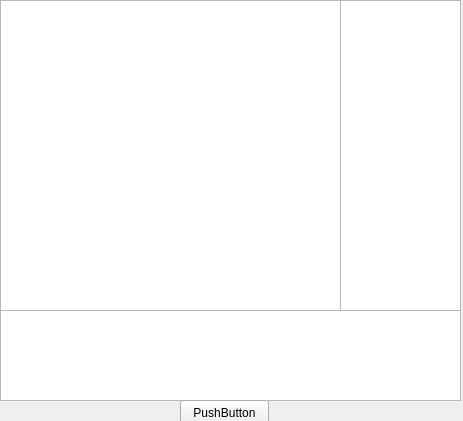
<?xml version="1.0" encoding="UTF-8"?>
<ui version="4.0">
 <class>Form</class>
 <widget class="QWidget" name="Form">
  <property name="geometry">
   <rect>
    <x>0</x>
    <y>0</y>
    <width>463</width>
    <height>421</height>
   </rect>
  </property>
  <property name="windowTitle">
   <string>Form</string>
  </property>
  <widget class="QTextEdit" name="textEdit">
   <property name="geometry">
    <rect>
     <x>340</x>
     <y>0</y>
     <width>121</width>
     <height>311</height>
    </rect>
   </property>
  </widget>
  <widget class="QTextBrowser" name="textBrowser">
   <property name="geometry">
    <rect>
     <x>0</x>
     <y>0</y>
     <width>341</width>
     <height>311</height>
    </rect>
   </property>
  </widget>
  <widget class="QTextEdit" name="textEdit_2">
   <property name="geometry">
    <rect>
     <x>0</x>
     <y>310</y>
     <width>461</width>
     <height>91</height>
    </rect>
   </property>
  </widget>
  <widget class="QPushButton" name="pushButton">
   <property name="geometry">
    <rect>
     <x>180</x>
     <y>400</y>
     <width>89</width>
     <height>25</height>
    </rect>
   </property>
   <property name="text">
    <string>PushButton</string>
   </property>
  </widget>
 </widget>
 <resources/>
 <connections/>
</ui>
